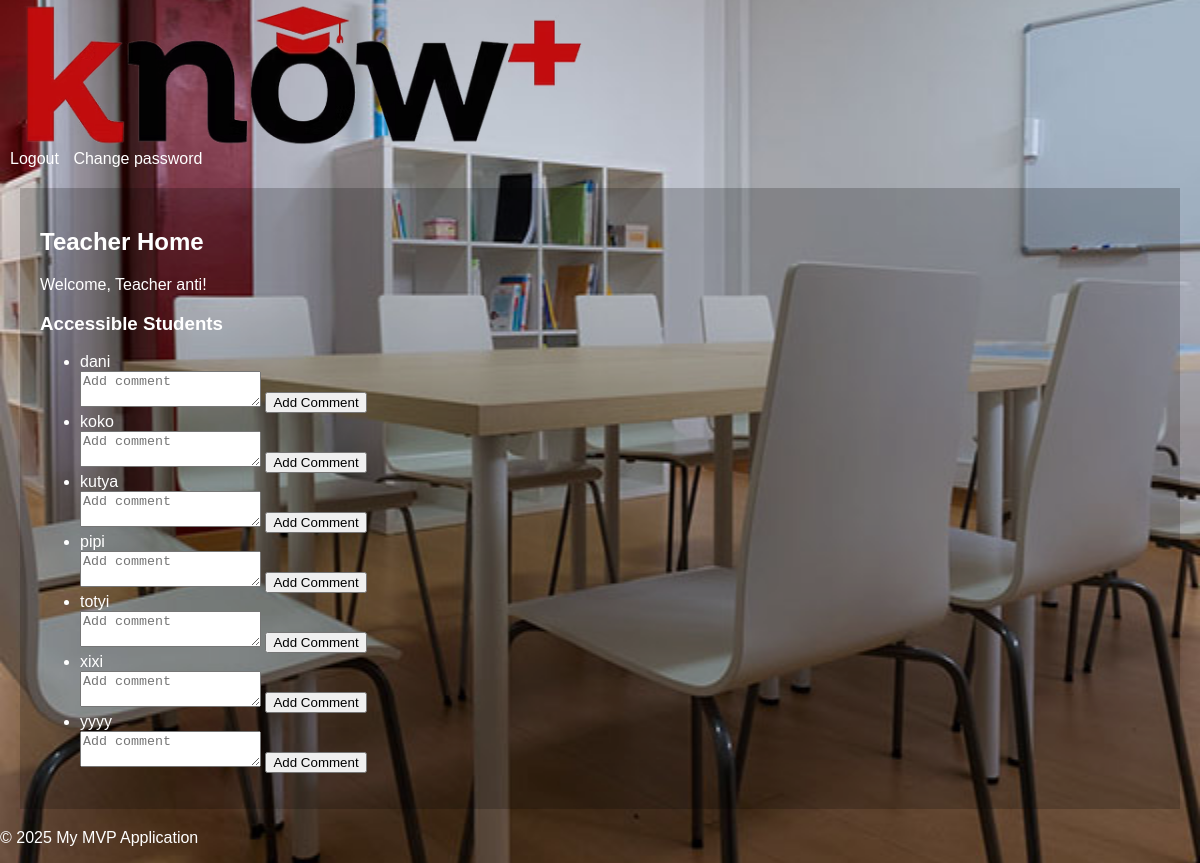
Page /teacher (signed in) on the committed database.
### models.py (models this page shows, shortened)
class User(db.Model, UserMixin):
    id = db.Column(db.Integer, primary_key=True)
    username = db.Column(db.String(80), unique=True, nullable=False)
    password_hash = db.Column(db.String(128))
    user_type = db.Column(db.Enum(UserType), nullable=False)  # Using UserType enum for role

### app.py (the view)
@app.route('/teacher')
@login_required
def teacher_home():
    if current_user.user_type != UserType.TEACHER:
        return 'Unauthorized', 403
    teacher_students = TeacherStudent.query.filter_by(teacher_id=current_user.id).all()
    students = [ts.student for ts in teacher_students]
    return render_template('teacher_home.html', students=students)

### app.py (called while the page is built)
@login_manager.user_loader
def load_user(user_id):
    return User.query.get(int(user_id))  # Load from the unified User model

### templates/teacher_home.html (shortened to what this page needs)
{% extends 'base.html' %}
{% block content %}
<div class="teacher_student_container">
    <h2>Teacher Home</h2>
    {% if admin_view %}
    <div class="alert alert-info" role="alert">
        You are viewing this page as Administrator.
    </div>
    <p>Viewing Teacher Page: <strong>{{ teacher.username }}</strong></p> {# Added teacher username display for admin
    view #}
    {% else %}
    <p>Welcome, Teacher {{ current_user.username }}!</p>
    {% endif %}
    <h3>Accessible Students</h3>
    <ul class="list-group">
        {% set sorted_students = students | sort(attribute='username') %}
        {% for student in sorted_students %}
        <li class="list-group-item">{{ student.username }}</li>
        <form action="{{ url_for('add_comment', student_id=student.id) }}" method="post">
            <textarea name="comment" placeholder="Add comment" required></textarea>
            <button type="submit">Add Comment</button>
        </form>
        {% else %}
        <li class="list-group-item">No students are accessible to you yet.</li>
        {% endfor %}
    </ul>
</div>
{% endblock %}

### static/css/style.css (style rules this page uses)
body { font-family: sans-serif; margin: 0; padding: 0; color: white; background-image: url('static/img/background.jpg'); background-size: cover; background-position: center; }
.teacher_student_container { padding: 20px; margin: 20px; background-color: rgba(0, 0, 0, 0.2); }

### rows in the picture
User: username "anti"
User: username "dani"
User: username "koko"
User: username "kutya"
User: username "pipi"
User: username "totyi"
User: username "xixi"
User: username "yyyy"
